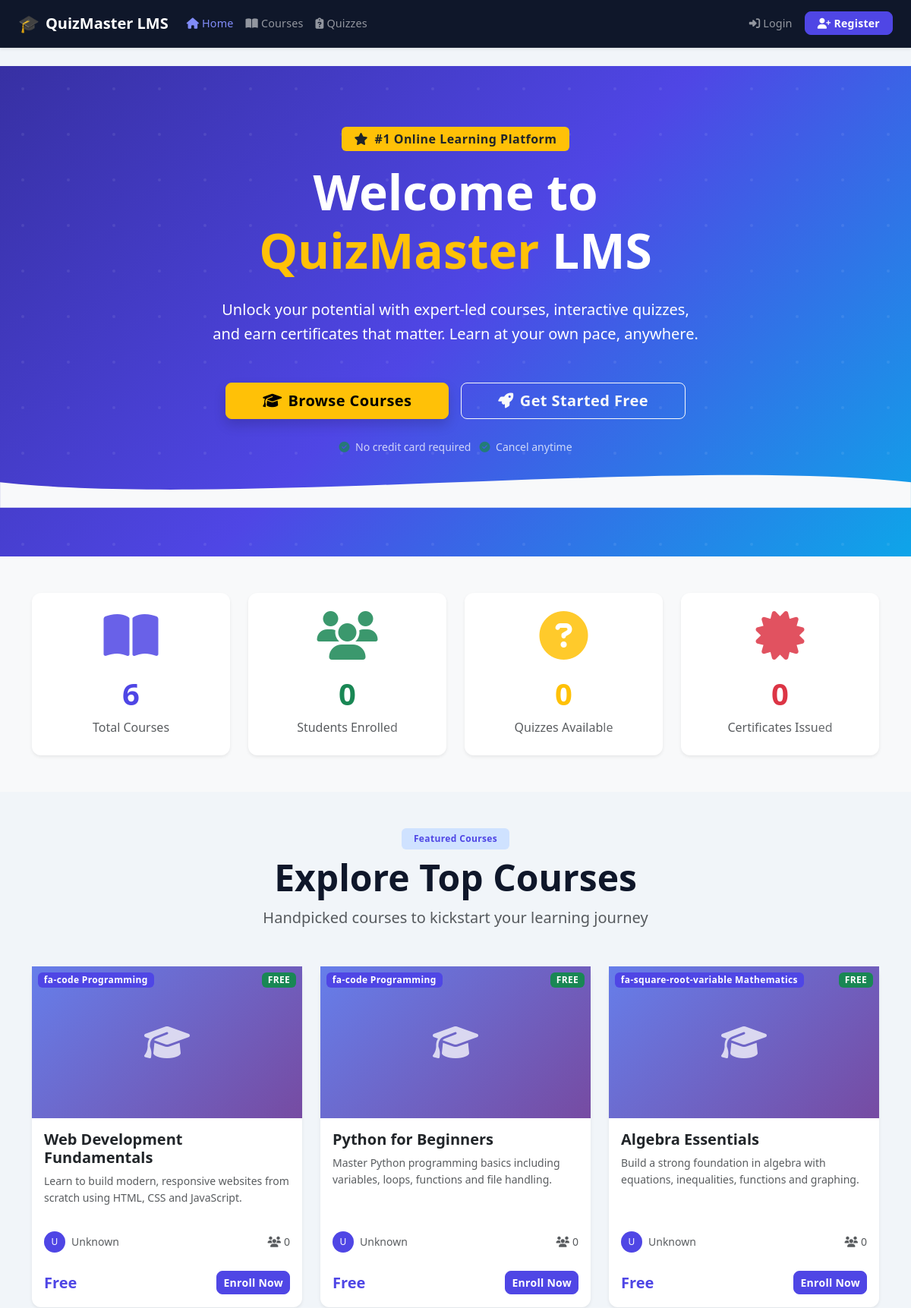
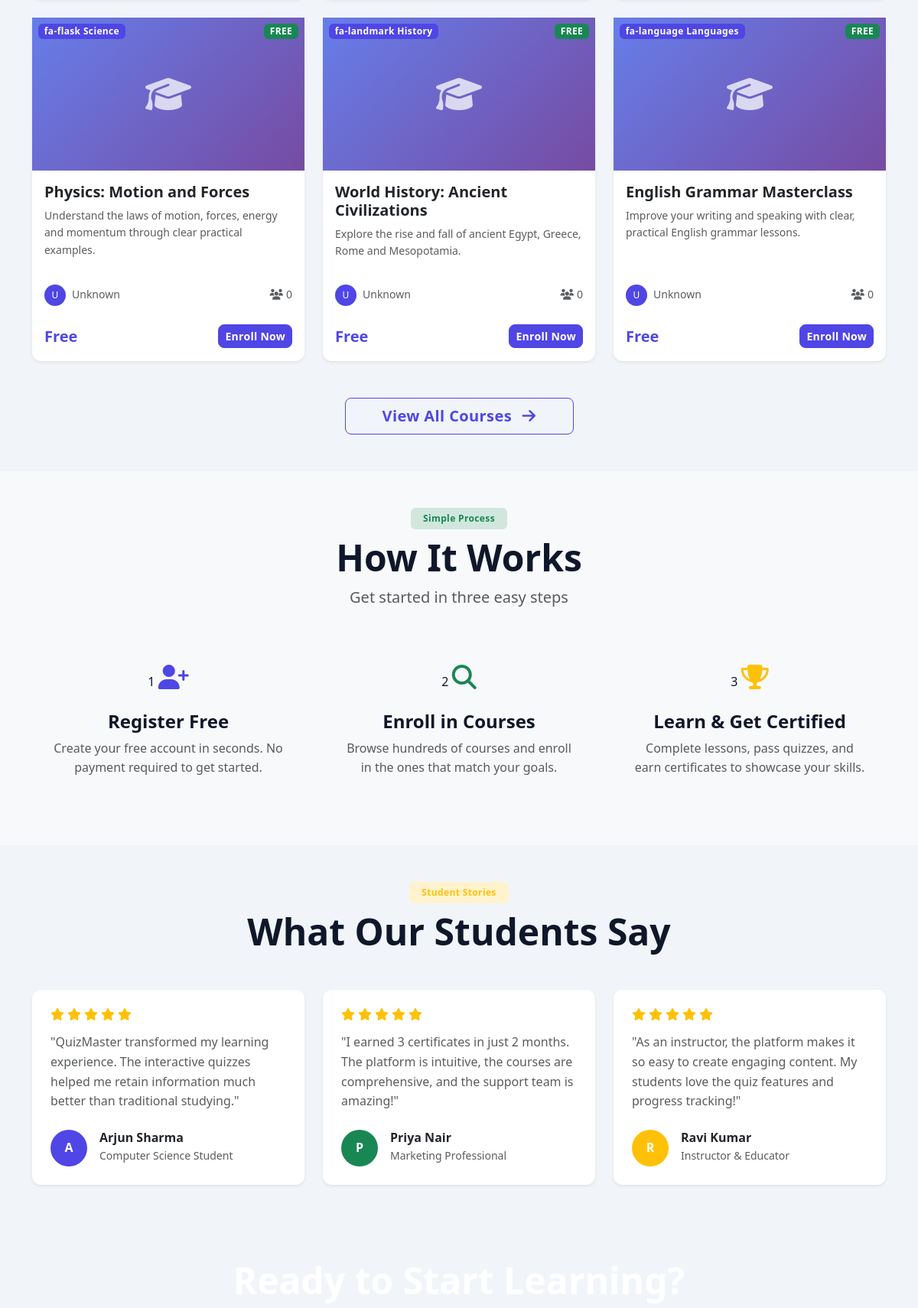
The page / (upper part) on the database its author committed (2 pictures, top to bottom).
### tables this page shows
CREATE TABLE IF NOT EXISTS courses (
    id              INT UNSIGNED AUTO_INCREMENT PRIMARY KEY,
    title           VARCHAR(255)    NOT NULL,
    slug            VARCHAR(280)    NOT NULL UNIQUE,
    description     TEXT            DEFAULT NULL,
    instructor_id   INT UNSIGNED    NOT NULL,
    category_id     INT UNSIGNED    DEFAULT NULL,
    thumbnail       VARCHAR(255)    DEFAULT NULL,
    status          ENUM('draft','published','archived') NOT NULL DEFAULT 'draft',
    price           DECIMAL(10,2)   NOT NULL DEFAULT 0.00,
    created_at      DATETIME        NOT NULL DEFAULT CURRENT_TIMESTAMP,
    updated_at      DATETIME        NOT NULL DEFAULT CURRENT_TIMESTAMP ON UPDATE CURRENT_TIMESTAMP,
    CONSTRAINT fk_courses_instructor FOREIGN KEY (instructor_id) REFERENCES users(id) ON DELETE CASCADE,
    CONSTRAINT fk_courses_category   FOREIGN KEY (category_id)   REFERENCES categories(id) ON DELETE SET NULL,
    INDEX idx_courses_slug        (slug),
    INDEX idx_courses_instructor  (instructor_id),
    INDEX idx_courses_category    (category_id),
    INDEX idx_courses_status      (status)
);

CREATE TABLE IF NOT EXISTS categories (
    id          INT UNSIGNED AUTO_INCREMENT PRIMARY KEY,
    name        VARCHAR(100)    NOT NULL,
    slug        VARCHAR(120)    NOT NULL UNIQUE,
    description TEXT            DEFAULT NULL,
    icon        VARCHAR(100)    DEFAULT 'fa-folder',
    created_at  DATETIME        NOT NULL DEFAULT CURRENT_TIMESTAMP,
    INDEX idx_categories_slug (slug)
);

### index.php (the view, shortened to what the rows shown need)
<?php
$pdo = getDB();
$stats = ['courses' => 0, 'students' => 0, 'quizzes' => 0, 'certificates' => 0];
try {
    $stats['courses']      = $pdo->query("SELECT COUNT(*) FROM courses WHERE status='published'")->fetchColumn();
    $stats['students']     = $pdo->query("SELECT COUNT(*) FROM users WHERE role='student'")->fetchColumn();
    $stats['quizzes']      = $pdo->query("SELECT COUNT(*) FROM quizzes")->fetchColumn();
    $stats['certificates'] = $pdo->query("SELECT COUNT(*) FROM certificates")->fetchColumn();
} catch (Exception $e) {  }
$featuredCourses = [];
try {
    $stmt = $pdo->query("
        SELECT c.*, u.name AS instructor_name, cat.name AS category_name, cat.icon AS category_icon,
               (SELECT COUNT(*) FROM enrollments e WHERE e.course_id = c.id) AS enrolled_count
        FROM courses c
        LEFT JOIN users u ON c.instructor_id = u.id
        LEFT JOIN categories cat ON c.category_id = cat.id
        WHERE c.status = 'published'
        ORDER BY c.created_at DESC
        LIMIT 6
    ");
    $featuredCourses = $stmt->fetchAll();
} catch (Exception $e) {  }
require_once __DIR__.'/includes/header.php';
?>
<section class="hero-section">
    <div class="container hero-content text-center text-white">
        <div class="row justify-content-center">
            <div class="col-lg-8">
                <h1 class="display-3 fw-bold mb-4">Welcome to <span class="text-warning">QuizMaster</span> LMS</h1>
            </div>
        </div>
    </div>
</section>
<section class="py-5 bg-light">
    <div class="container">
        <div class="row g-4 text-center">
            <div class="col-6 col-md-3">
                <div class="stat-card card border-0 shadow-sm h-100 py-4">
                    <div class="stat-icon mb-3"><i class="fas fa-book-open fa-2x text-primary"></i></div>
                    <h2 class="display-6 fw-bold text-primary counter"><?= number_format($stats['courses']) ?></h2>
                    <p class="text-muted mb-0">Total Courses</p>
                </div>
            </div>
            <div class="col-6 col-md-3">
                <div class="stat-card card border-0 shadow-sm h-100 py-4">
                    <h2 class="display-6 fw-bold text-success counter"><?= number_format($stats['students']) ?></h2>
                </div>
            </div>
            <div class="col-6 col-md-3">
                <div class="stat-card card border-0 shadow-sm h-100 py-4">
                    <h2 class="display-6 fw-bold text-warning counter"><?= number_format($stats['quizzes']) ?></h2>
                </div>
            </div>
            <div class="col-6 col-md-3">
                <div class="stat-card card border-0 shadow-sm h-100 py-4">
                    <h2 class="display-6 fw-bold text-danger counter"><?= number_format($stats['certificates']) ?></h2>
                </div>
            </div>
        </div>
    </div>
</section>
<section class="py-5">
    <div class="container">
        <div class="text-center mb-5">
            <h2 class="display-5 fw-bold">Explore Top Courses</h2>
        </div>
        <?php if (empty($featuredCourses)): ?>
        <div class="text-center py-5">
            <i class="fas fa-book-open fa-4x text-muted mb-3"></i>
            <h4 class="text-muted">No courses published yet</h4>
            <p class="text-muted">Be the first to explore when courses go live!</p>
            <a href="<?= APP_URL ?>/auth/register.php" class="btn btn-primary">Get Notified</a>
        </div>
        <?php else: ?>
        <div class="row g-4">
            <?php foreach ($featuredCourses as $course): ?>
            <div class="col-md-6 col-lg-4">
                <div class="course-card card border-0 shadow-sm h-100">
                    <div class="course-thumbnail position-relative overflow-hidden">
                        <?php if (!empty($course['thumbnail'])): ?>
                            <img src="<?= APP_URL ?>/uploads/thumbnails/<?= htmlspecialchars($course['thumbnail']) ?>"
                                 class="card-img-top" alt="<?= htmlspecialchars($course['title']) ?>"
                                 style="height:200px;object-fit:cover;">
                        <?php else: ?>
                            <div class="course-thumb-placeholder d-flex align-items-center justify-content-center"
                                 style="height:200px;background:linear-gradient(135deg,#667eea,#764ba2);">
                                <i class="fas fa-graduation-cap fa-3x text-white opacity-75"></i>
                            </div>
                        <?php endif; ?>
                        <?php if (!empty($course['category_name'])): ?>
                        <span class="badge bg-primary position-absolute top-0 start-0 m-2">
                            <?= htmlspecialchars($course['category_icon'] ?? '') ?>
                            <?= htmlspecialchars($course['category_name']) ?>
                        </span>
                        <?php endif; ?>
                        <?php if ((float)$course['price'] == 0): ?>
                        <span class="badge bg-success position-absolute top-0 end-0 m-2">FREE</span>
                        <?php endif; ?>
                    </div>
                    <div class="card-body d-flex flex-column">
                        <h5 class="card-title fw-semibold"><?= htmlspecialchars($course['title']) ?></h5>
                        <p class="card-text text-muted small flex-grow-1">
                            <?= htmlspecialchars(truncate($course['description'] ?? '', 100)) ?>
                        </p>
                        <div class="d-flex align-items-center justify-content-between mt-3">
                            <div class="d-flex align-items-center gap-2">
                                <div class="avatar-xs rounded-circle bg-primary d-flex align-items-center justify-content-center text-white" style="width:28px;height:28px;font-size:12px;">
                                    <?= strtoupper(substr($course['instructor_name'] ?? 'U', 0, 1)) ?>
                                </div>
                                <small class="text-muted"><?= htmlspecialchars($course['instructor_name'] ?? 'Unknown') ?></small>
                            </div>
                            <small class="text-muted">
                                <i class="fas fa-users me-1"></i><?= number_format($course['enrolled_count']) ?>
                            </small>
                        </div>
                    </div>
                    <div class="card-footer bg-transparent border-0 pb-3">
                        <div class="d-flex align-items-center justify-content-between">
                            <span class="fw-bold text-primary fs-5">
                                <?= (float)$course['price'] > 0 ? '₹'.number_format($course['price'], 2) : 'Free' ?>
                            </span>
                            <a href="<?= APP_URL ?>/courses/view.php?slug=<?= urlencode($course['slug']) ?>"
                               class="btn btn-sm btn-primary">Enroll Now</a>
                        </div>
                    </div>
                </div>
            </div>
            <?php endforeach; ?>
        </div>
        <?php endif; ?>
    </div>
</section>
<section class="py-5 bg-light">
    <div class="container">
        <div class="text-center mb-5">
            <h2 class="display-5 fw-bold">How It Works</h2>
        </div>
    </div>
</section>
<section class="py-5">
    <div class="container">
        <div class="text-center mb-5">
            <h2 class="display-5 fw-bold">What Our Students Say</h2>
        </div>
    </div>
</section>
<section class="cta-section py-5 text-white text-center">
    <div class="container">
        <div class="row justify-content-center">
            <div class="col-lg-7">
                <h2 class="display-5 fw-bold mb-3">Ready to Start Learning?</h2>
            </div>
        </div>
    </div>
</section>
<?php require_once __DIR__.'/includes/footer.php'; ?>

### rows shown on the page
courses: id "6", category.icon "fa-language", category.name "Languages", price "FREE", title "English Grammar Masterclass", description "Improve your writing and speaking with clear, practical English grammar lessons.", instructor_name "U", instructor_name "Unknown", enrolled_count "0"
courses: category.icon "fa-code", category.name "Programming", price "FREE", title "Web Development Fundamentals", description "Learn to build modern, responsive websites from scratch using HTML, CSS and JavaScript.", instructor_name "U", instructor_name "Unknown", enrolled_count "0"
courses: category.icon "fa-code", category.name "Programming", price "FREE", title "Python for Beginners", description "Master Python programming basics including variables, loops, functions and file handling.", instructor_name "U", instructor_name "Unknown", enrolled_count "0"
courses: category.icon "fa-square-root-variable", category.name "Mathematics", price "FREE", title "Algebra Essentials", description "Build a strong foundation in algebra with equations, inequalities, functions and graphing.", instructor_name "U", instructor_name "Unknown", enrolled_count "0"
courses: category.icon "fa-flask", category.name "Science", price "FREE", title "Physics: Motion and Forces", description "Understand the laws of motion, forces, energy and momentum through clear practical examples.", instructor_name "U", instructor_name "Unknown", enrolled_count "0"
courses: category.icon "fa-landmark", category.name "History", price "FREE", title "World History: Ancient Civilizations", description "Explore the rise and fall of ancient Egypt, Greece, Rome and Mesopotamia.", instructor_name "U", instructor_name "Unknown", enrolled_count "0"

### other values the page prints
APP_NAME "QuizMaster LMS"
$stats['students'] "0"
$stats['quizzes'] "0"
$stats['certificates'] "0"
